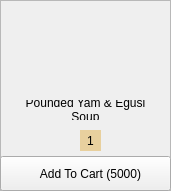
      <widget class="QFrame" name="frame_35">
       <property name="geometry">
        <rect>
         <x>700</x>
         <y>50</y>
         <width>171</width>
         <height>191</height>
        </rect>
       </property>
       <property name="frameShape">
        <enum>QFrame::StyledPanel</enum>
       </property>
       <property name="frameShadow">
        <enum>QFrame::Raised</enum>
       </property>
       <widget class="QLabel" name="label_65">
        <property name="geometry">
         <rect>
          <x>30</x>
          <y>10</y>
          <width>111</width>
          <height>91</height>
         </rect>
        </property>
        <property name="text">
         <string/>
        </property>
        <property name="pixmap">
         <pixmap resource="../icons/place.qrc">:/Assets/9261e4cf-4961-4a6f-9aa4-1b1167551a37.jpg</pixmap>
        </property>
        <property name="scaledContents">
         <bool>true</bool>
        </property>
       </widget>
       <widget class="QLabel" name="label_66">
        <property name="geometry">
         <rect>
          <x>25</x>
          <y>100</y>
          <width>121</width>
          <height>20</height>
         </rect>
        </property>
        <property name="styleSheet">
         <string notr="true">background-color: transparent;
padding-bottom: -3;
border: 0;
font: 11pt &quot;Agency FB&quot;;</string>
        </property>
        <property name="text">
         <string>Pounded Yam &amp; Egusi Soup</string>
        </property>
        <property name="alignment">
         <set>Qt::AlignCenter</set>
        </property>
        <property name="wordWrap">
         <bool>true</bool>
        </property>
       </widget>
       <widget class="QPushButton" name="pyamminus">
        <property name="geometry">
         <rect>
          <x>60</x>
          <y>130</y>
          <width>21</width>
          <height>23</height>
         </rect>
        </property>
        <property name="styleSheet">
         <string notr="true">QPushButton{
border: 0;}
QPushButton:hover{
padding-left: -2px;
}
QPushButton:pressed{
padding-left: -5px;
}</string>
        </property>
        <property name="text">
         <string/>
        </property>
        <property name="icon">
         <iconset resource="../icons/place.qrc">
          <normaloff>:/Assets/minus-hexagon.png</normaloff>:/Assets/minus-hexagon.png</iconset>
        </property>
        <property name="iconSize">
         <size>
          <width>20</width>
          <height>20</height>
         </size>
        </property>
       </widget>
       <widget class="QPushButton" name="pyamplus">
        <property name="geometry">
         <rect>
          <x>100</x>
          <y>130</y>
          <width>21</width>
          <height>23</height>
         </rect>
        </property>
        <property name="styleSheet">
         <string notr="true">QPushButton{
border: 0;}
QPushButton:hover{
padding-left: 2px;
}
QPushButton:pressed{
padding-left: 5px;
}</string>
        </property>
        <property name="text">
         <string/>
        </property>
        <property name="icon">
         <iconset resource="../icons/place.qrc">
          <normaloff>:/Assets/plus-hexagon.png</normaloff>:/Assets/plus-hexagon.png</iconset>
        </property>
        <property name="iconSize">
         <size>
          <width>20</width>
          <height>20</height>
         </size>
        </property>
       </widget>
       <widget class="QLabel" name="pyam_label">
        <property name="geometry">
         <rect>
          <x>80</x>
          <y>130</y>
          <width>21</width>
          <height>21</height>
         </rect>
        </property>
        <property name="styleSheet">
         <string notr="true">border: 0;
background-color: rgb(232, 208, 158)</string>
        </property>
        <property name="text">
         <string>1</string>
        </property>
        <property name="alignment">
         <set>Qt::AlignCenter</set>
        </property>
       </widget>
       <widget class="QPushButton" name="pyamcart">
        <property name="geometry">
         <rect>
          <x>0</x>
          <y>156</y>
          <width>171</width>
          <height>35</height>
         </rect>
        </property>
        <property name="styleSheet">
         <string notr="true">QPushButton{
font: 11pt &quot;Agency FB&quot;;
padding-left: 10px;}
QPushButton:hover{
background-color: rgb(0, 0, 0);
color: rgb(255, 255, 255)
}</string>
        </property>
        <property name="text">
         <string>Add To Cart (5000)</string>
        </property>
       </widget>
      </widget>
